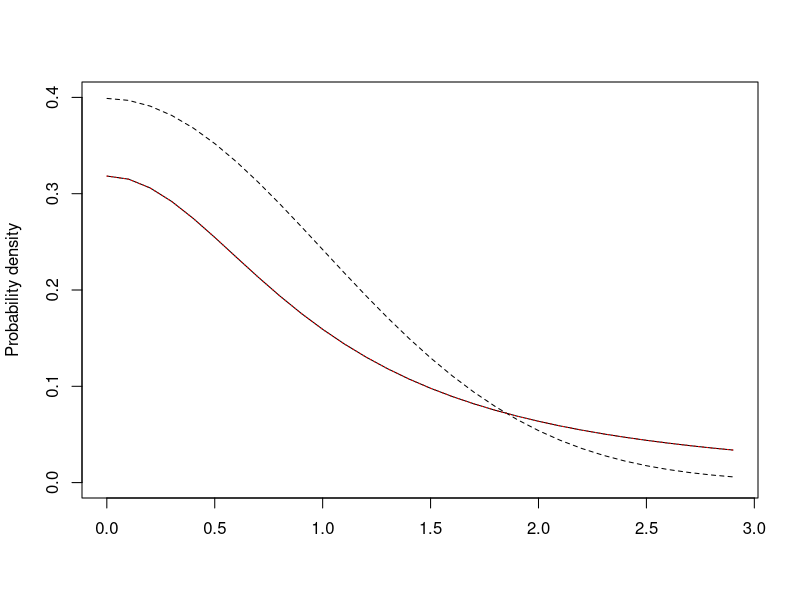
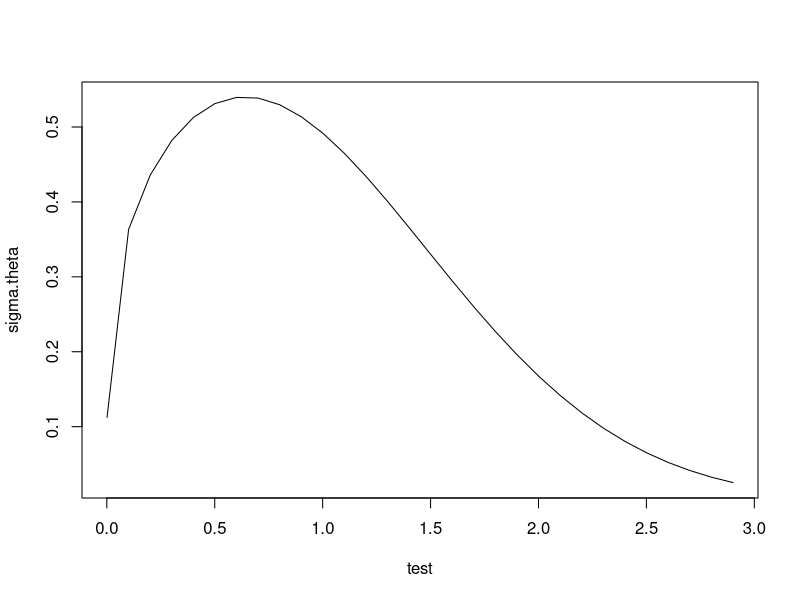

The R source for these figures, in order:
  test <- seq(0.001,3,0.1)
  plot(x=test, y=abs(dcauchy(test,0,1)), type="l", ylab="Probability density", xlab="" , ylim=c(0,0.4))
  
  #Normal
  lines(x=test, y=abs(dnorm(test,0,1)), lty="dashed")
  #lines(x=test, y=(dnorm(test,0.44,0.1)), lty="dashed")
  
  
  # student T, reduced to cauchy with scale=1. Adapted from Kasper Kristensen
  # https://www.stockassessment.org/datadisk/stockassessment/userdirs/user80/WBSS_HAWG_2018/TMB/include/distributions_R.hpp
  
  dt<- function(x, df=1, give_log=FALSE)
  {
    logres <- lgamma((df+1)/2) - 1/2*log(df*pi) -lgamma(df/2) - (df+1)/2*log(1+x*x/df)
    #logres <- log(1/(pi*(1+x^2)))  #Equivalent ( see http://www.math.wm.edu/~leemis/chart/UDR/PDFs/TStandardcauchy.pdf)
    if(!give_log) return (exp(logres))
    else return (logres)
  }
  dt(test)
  
  lines(x=test, y=dt(test), col="red", lty="dotted")
  
  # Cauchy = normal/sqrt(chi^2), Gelman et al. 2006. Doesnt work
  prior.scale <- 1
  xi <- dnorm (test, 0, prior.scale)
  tau.eta <-  dgamma (test,0.5,0.5) # chi^2 with 1 d.f.
  sigma.theta <- abs(xi)/sqrt(tau.eta)
  plot(x=test, y=sigma.theta, type="l")
  
  
  